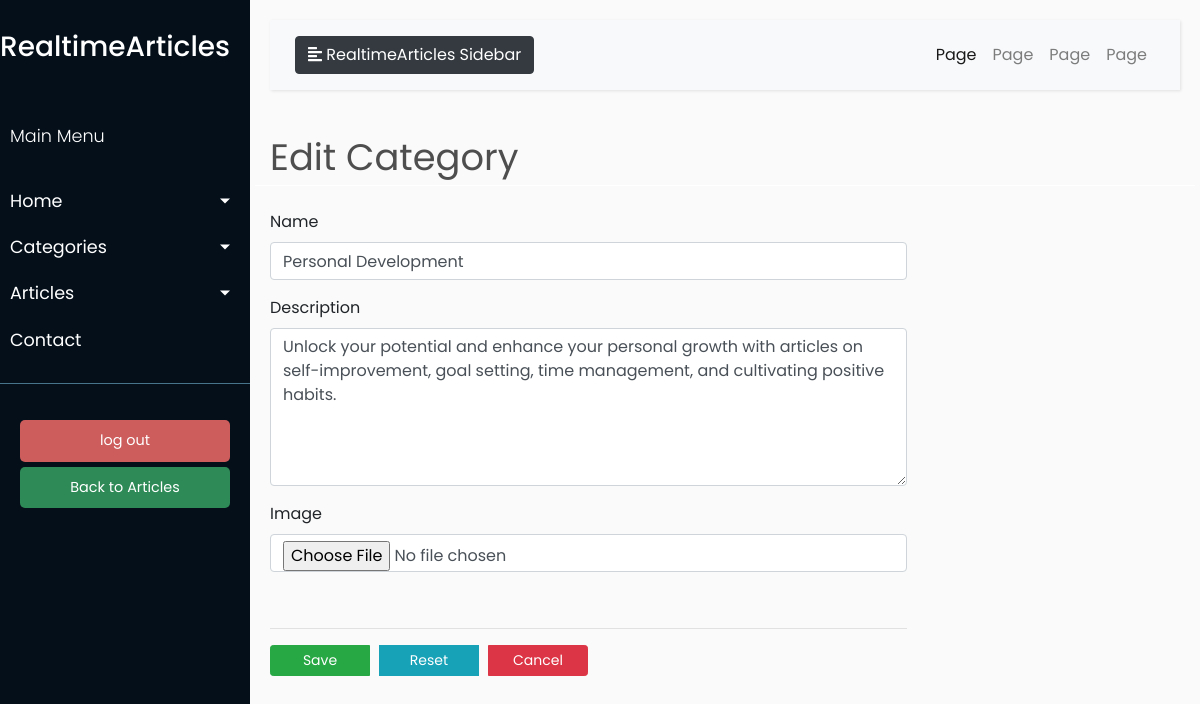
The page /edit_category/4 (signed in) on the database its author committed.
### models/models.py (models this page shows, shortened)
class Category(db.Model):
    __tablename__ = 'category'
    id = db.Column(db.Integer, primary_key=True)
    name = db.Column(db.String(50), unique=True, nullable=False)
    description = db.Column(db.Text)
    image = db.Column(db.String(100), nullable=False)

### blueprints/article.py (the view, shortened to what this page needs)
@article.route('/edit_category/<int:category_id>', methods=['GET', 'POST'])
@login_required
def edit_category(category_id):
    title = "Edit Category"
    category = Category.query.get_or_404(category_id)
    form = CategoryForm(obj=category)
    return render_template('admin/category/edit_category.html',
                           title=title, form=form, category=category)

### forms.py
class CategoryForm(FlaskForm):
    name = StringField('Name', validators=[DataRequired(), Length(max=50)])
    description = TextAreaField('Description', render_kw={"rows": 6})  # Set rows attribute to 4
    image = FileField('Image', render_kw={"class": "form-control"})

### app.py (called while the page is built)
@login.user_loader
def load_user(user_id):
    return User.query.get(int(user_id))

### templates/admin/category/edit_category.html (shortened to what this page needs)
{% extends "admin/base.html" %}
{% block content %}
    <div class="row" style="color: #4e4e4e; font-style: 'Poppins'; font-size: 2.3rem; ">
        <div class="col-md-12" style=" border-bottom: 1px solid white;">{{ title }}</div>
    </div>
    <br>
    <div style="width: 70%;">
        <form method="post" action="" enctype="multipart/form-data">
            <div class="form-group">
                {{ form.name.label(class="form-control-label") }}
                {{ form.name(class="form-control") }}
            </div>
            <div class="form-group">
                {{ form.description.label(class="form-control-label") }}
                {{ form.description(class="form-control") }}
            </div>
             <div class="form-group">
                {{ form.image.label(class="form-control-label") }}
                {{ form.image(class="form-control") }}
            </div>
            <br>
            <hr>
            <div class="btn-group">
                <button type="submit" class="btn btn-success btn-sm" style="margin-right: 10px; width: 100px">Save
                </button>
                <button type="reset" class="btn btn-info btn-sm" style="margin-right: 10px;  width: 100px">Reset
                </button>
                <a href="{{ url_for('article.category_list') }}" class="btn btn-danger btn-sm"
                   style="margin-right: 10px;  width: 100px"">Cancel</a>
            </div>
        </form>
    </div>
{% endblock content %}

### static/css/admin_css/style.css (style rules this page uses)
body { font-family: 'Poppins', sans-serif; background: #fafafa; }
a, a:hover, a:focus { color: inherit; text-decoration: none; transition: all 0.3s; }

### rows shown on the page
Category: name "Personal Development", description "Unlock your potential and enhance your personal growth with articles on self-improvement, goal setting, time management, and cultivating positive habits."

### other values the page prints
{{ title }} "Edit Category"
